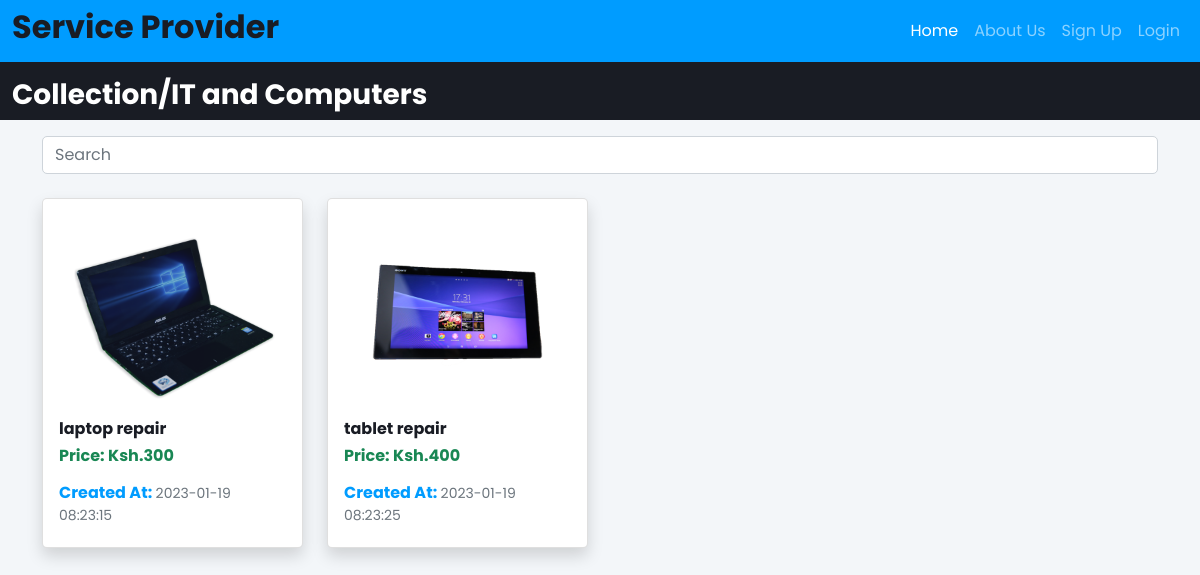
The page /category.php?category=IT and Computers on the database its author committed.
### tables this page shows
CREATE TABLE IF NOT EXISTS `services` (
  `service_id` int(11) NOT NULL AUTO_INCREMENT,
  `service_name` varchar(100) NOT NULL,
  `service_price` int(11) NOT NULL,
  `service_image` varchar(200) NOT NULL,
  `description` varchar(1000) NOT NULL,
  `category_name` varchar(50) NOT NULL,
  `provider_id` int(11) DEFAULT NULL,
  `createdAt` timestamp NOT NULL DEFAULT current_timestamp() ON UPDATE current_timestamp(),
  PRIMARY KEY (`service_id`),
  KEY `provider_id` (`provider_id`)
);

### category.php (the view, shortened to what this page needs)
<?php
include "util.php";
include "navbar.php";
?>
<div class="container-fluid bg-dark">
    <div class="row">
        <h3 class="text-white mt-3">Collection/<?=$_GET['category']?></h3>
    </div>
</div>
<div class="container">
    <div class="row">
        <div class="col-md-12">
            <div class="search-bar">
                <form action="" method="post">
                    <div class="mb-3 mt-3">
                        <input type="text" name="search" id="search" placeholder="Search" class="form-control" autocomplete="off">
                    </div>
                </form>
            </div>
        </div>
    </div>
</div>
<div class="container py-2">
    <div class="row">
        <div class="col-md-12">
            <div class="row results">
                <?php
                include "db.php";
                $cname = $_GET['category'];
                $sql = "SELECT * FROM services WHERE category_name = '$cname'";
                $result = mysqli_query($conn, $sql);
                if(mysqli_num_rows($result) > 0 ){
                    while($rows = mysqli_fetch_array($result)){
                ?>
                <div class="col-md-3 mb-2">
                    <a href="service_view.php?service=<?= $rows['service_id']?>">
                        <div class="card shadow">
                            <div class="card-body">
                                <img src="provider/uploads/<?= $rows['service_image'];?>" class="w-100">
                                <h6 class="my-1"><?= $rows['service_name']?></h6>
                                <h6 class="my-2 text-success">Price: Ksh.<?= $rows['service_price']?></h6>
                                <p class="card-text my-3"><strong>Created At: </strong><small class="text-muted"><?=$rows['createdAt']?></small></p>
                            </div>
                        </div>
                    </a>
                </div>
                <?php
                    }
                }else{
                    echo "<h1>NO Data Found</h1>";
                }
                ?>
            </div>
        </div>
    </div>
</div>

### category.php (style rules this page uses)
a { text-decoration: none; }
.card-body img { height: 200px; }
.card { height: 350px; }

### rows shown on the page
services: service_image (picture), service_name "laptop repair", service_price "300", createdAt "2023-01-19 08:23:15"
services: service_image (picture), service_name "tablet repair", service_price "400", createdAt "2023-01-19 08:23:25"

### other values the page prints
$_GET['category'] "IT and Computers"
